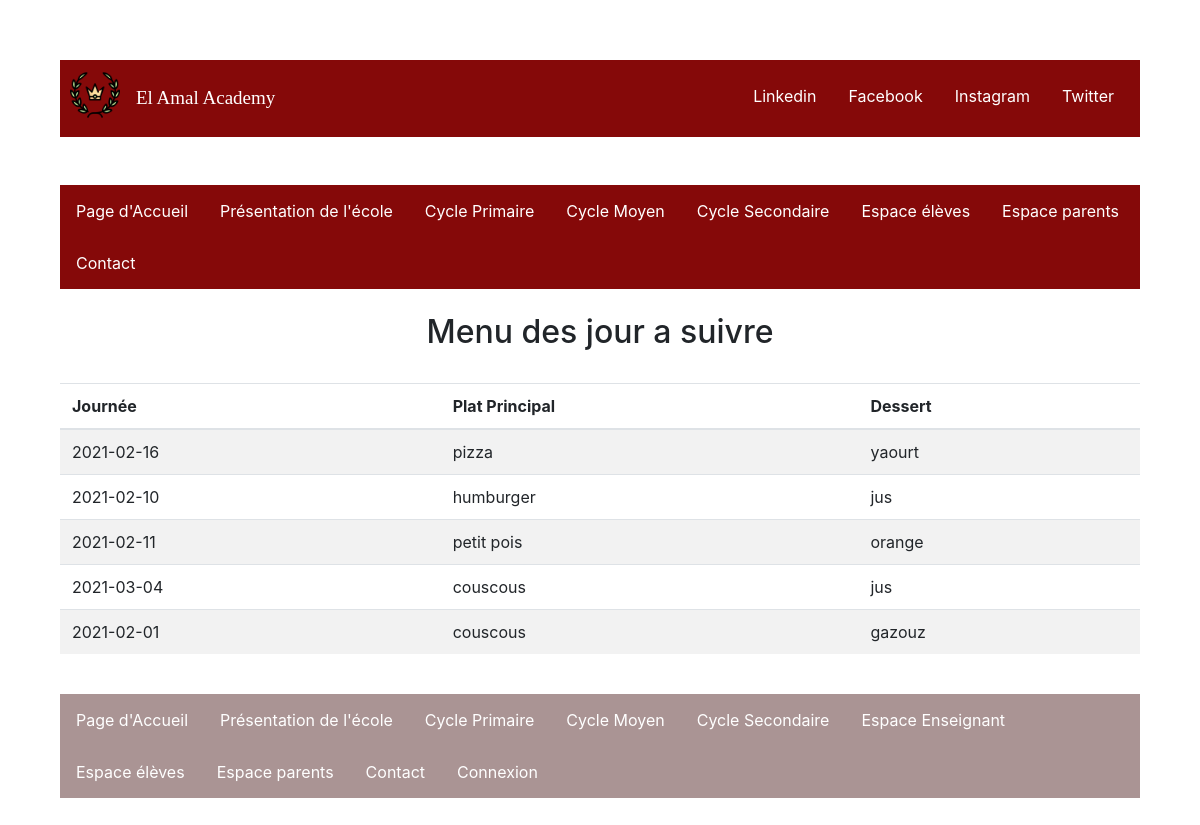
The app's page /controllers/ControllerRestoInfo.php with its own data.
### tables this page shows
CREATE TABLE IF NOT EXISTS `restauration` (
  `id` int(11) NOT NULL AUTO_INCREMENT,
  `dateR` date NOT NULL,
  `plat` varchar(255) NOT NULL,
  `dessert` varchar(255) NOT NULL,
  PRIMARY KEY (`id`)
);

### controllers/ControllerRestoInfo.php (called while the page is built)
<?php
$relativePath = $_SERVER['DOCUMENT_ROOT'];
require_once($relativePath.'/Latreche_Mohamed_Cherif_Zouaoui_SIL1/models/restoInfoModel.php');
require_once($relativePath.'/Latreche_Mohamed_Cherif_Zouaoui_SIL1/views/restoInfoView.php');
class ControllerRestoInfo {
    public function getMenu() {
        $mModel = new restoInfoModel();
        $rslt = $mModel->getMenu();
        return $rslt;
    }
    public function resto() {
        $aView = new restoInfoView();
        $aView->afficherPage();
    }
}
$control = new ControllerRestoInfo();
$control->resto();
?>

### models/restoInfoModel.php (called while the page is built)
<?php
$relativePath = $_SERVER['DOCUMENT_ROOT'];
require_once($relativePath.'/Latreche_Mohamed_Cherif_Zouaoui_SIL1/controllers/ControllerRestoInfo.php');
class restoInfoModel {
    private $db="mysql:dbname=tdw;hostname=127.0.0.1;";
    private $busername = "root";
    private $bpassword = "";
    private function connexion($db,$busername,$bpassword) {
                try {
                    $conn = new PDO($db, $busername, $bpassword);
                    $conn->exec("SET CHARACTER SET utf8");
                }
                catch(PDOException $e)
                {
                    echo "Connection failed: " . $e->getMessage();
                    exit();
                }
                return $conn;
    }
    public function getMenu() {
        $conn=$this->connexion($this->db,$this->busername,$this->bpassword);
        $sql = $conn->prepare("SELECT dateR, plat, dessert FROM restauration");
        $sql->execute();
        return $sql;
    }
}

### views/restoInfoView.php (the view, shortened to what this page needs)
<?php
$relativePath = $_SERVER['DOCUMENT_ROOT'];
require_once($relativePath.'/Latreche_Mohamed_Cherif_Zouaoui_SIL1/controllers/ControllerRestoInfo.php');
class restoInfoView {
    public function head() {
        ?>
        <head>
            <link rel="stylesheet" href="../css/restauration.css">
            <link rel="stylesheet" href="https://maxcdn.bootstrapcdn.com/bootstrap/4.5.2/css/bootstrap.min.css">
        <?php
    }
    public function navBar() {
        ?>
        <ul class="topnav">
            <li class="left"><img src="../images/logos/laurel.png"></li>
            <li class="middle"><a href="#home">El Amal Academy</a></li>
            <li class="right"><a href="#twitter">Twitter</a></li>
            <li class="right"><a href="#instagram">Instagram</a></li>
            <li class="right"><a href="#facebook">Facebook</a></li>
            <li class="right"><a href="#linkedin">Linkedin</a></li>
        </ul>
        <br><br>
        <?php
    }
    public function menu() {
        ?>
        <div class="menuHorizontal">
            <ul>
                <li><a class="horizontal" href="../index.php">Page d'Accueil</a></li>
                <li><a class="optional" href="#news">Présentation de l'école</a></li>
                <li><a class="optional" href="../controllers/ControllerCyclePrimaire.php">Cycle Primaire</a></li>
                <li><a class="optional" href="../controllers/ControllerCycleMoyen.php">Cycle Moyen</a></li>
                <li><a class="optional" href="../controllers/ControllerCycleSec.php">Cycle Secondaire</a></li>
                <li><a href="controllers/espaceEleveController.php">Espace élèves</a></li>
                <li><a href="controllers/ControllerEspaceParent.php">Espace parents</a></li>
                <li><a class="optional" href="controllers/contactController.php">Contact</a></li>
            </ul>
        </div>
        <br>
        <?php
    }
    public function contenu() {
        ?>
        <center><h2>Menu des jour a suivre</h2></center>
        <br>
        <table class="table table-striped">
            <thead>
                <tr>
                    <th scope="col">Journée</th>
                    <th scope="col">Plat Principal</th>
                    <th scope="col">Dessert</th>
                </tr>
            </thead>
            <tbody>
        <?php
            $control = new ControllerRestoInfo();
            $qtf = $control->getMenu();
            foreach ($qtf as $row) {
                echo
                    "<tr>" .
                    "<td>" . $row["dateR"] . "</td>" .
                    "<td>" . $row["plat"] . "</td>" .
                    "<td>" . $row["dessert"] . "</td>" .
                    "</tr>";
            }
                echo "</tbody>";
        ?>
        </table>
        <br>
        <?php
    }
    public function footer() {
        ?>
        <footer class=footer">
            <ul>
                <li><a href="#home">Page d'Accueil</a></li>
                <li><a href="#news">Présentation de l'école</a></li>
                <li><a class="optional" href="../controllers/ControllerCyclePrimaire.php">Cycle Primaire</a></li>
                <li><a class="optional" href="../controllers/ControllerCycleMoyen.php">Cycle Moyen</a></li>
                <li><a class="optional" href="../controllers/ControllerCycleSec.php">Cycle Secondaire</a></li>
                <li><a class="optional" href="../controllers/ControllerEspaceEns.php">Espace Enseignant</a></li>
                <li><a href="../controllers/espaceEleveController.php">Espace élèves</a></li>
                <li><a href="../controllers/ControllerEspaceParent.php">Espace parents</a></li>
                <li><a href="../controllers/contactController.php">Contact</a></li>
                <li><a class="right" href="controllers/loginController.php">Connexion</a></li>
            </ul>
        </footer>
        <?php
    }
    public function aBody() {
        ?>
        <body>
        <?php
            $this->navBar();
            $this->menu();
            $this->contenu();
            $this->footer();
            echo '</body>';
    }
    public function afficherPage() {
        echo '<html>';
        $this->head();
        $this->aBody();
        echo '</html>';
    }
}

### css/restauration.css (style rules this page uses)
ul.topnav { list-style-type: none; margin: 0; padding: 10px; overflow: hidden; background-color: #850909; }
ul.topnav li { float: left; }
ul.topnav li a { display: block; color: white; text-align: center; padding: 14px 16px; text-decoration: none; }
ul.topnav li.right { float: right; }
ul.topnav li.middle { text-align: right; font-size: 19px; font-family: 'Times New Roman', Times, serif; }
.topnav img { width: 50px; height: 50px; float: left; }
body { margin: 5%; padding: 5%; }
div > ul { list-style-type: none; margin: 0; padding: 0; overflow: hidden; background-color: #850909; }
ul > li { float: left; }
ul > li a { display: block; color: white; text-align: center; padding: 14px 16px; text-decoration: none; }
footer > ul { list-style-type: none; margin: 0; padding: 0; overflow: hidden; background-color: #aa9494; }
.horizontal { float : left; }
* { box-sizing: border-box; }

### records on screen
restauration: dateR "2021-02-16", plat "pizza", dessert "yaourt"
restauration: dateR "2021-02-10", plat "humburger", dessert "jus"
restauration: dateR "2021-02-11", plat "petit pois", dessert "orange"
restauration: dateR "2021-03-04", plat "couscous", dessert "jus"
restauration: dateR "2021-02-01", plat "couscous", dessert "gazouz"
